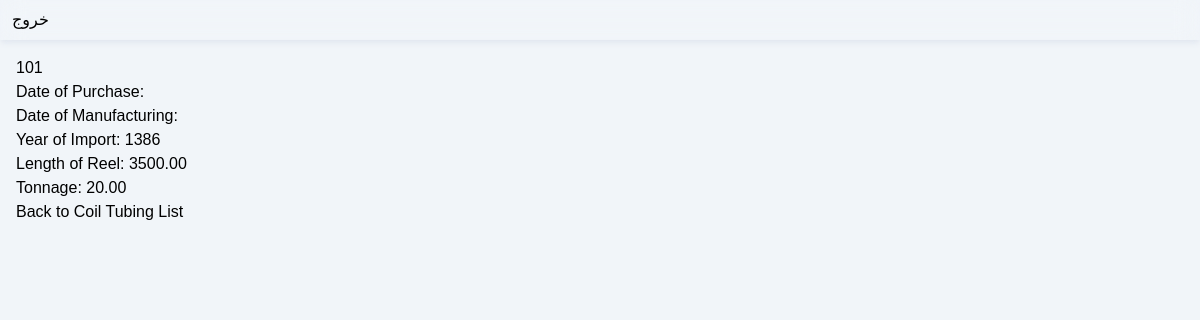
Page /coiltubings/1/ (signed in) on the committed database.
### core/models/coil_tubing.py (models this page shows, shortened)
class CoilTubing(models.Model):
    name = models.CharField(max_length=100, verbose_name="نام دستگاه")
    year_of_import = models.IntegerField(verbose_name="سال واردات")
    length_of_reel = models.DecimalField(max_digits=10, decimal_places=2, verbose_name="طول لوله مغزی")
    tonnage = models.DecimalField(max_digits=10, decimal_places=2, verbose_name="تناژ")
    created = models.DateTimeField(default=timezone.now, verbose_name="تاریخ ایجاد")
    updated = models.DateTimeField(auto_now=True, verbose_name="تاریخ به‌روزرسانی")

### core/views/coil_tubing_views.py (the view)
# urls.py: path('coiltubings/<int:pk>/', coil_tubing_views.CoilTubingDetailView.as_view(), name='coiltubing-detail'),
class CoilTubingDetailView(LoginRequiredMixin, DetailView):
    model = CoilTubing
    template_name = 'core/coiltubing_detail.html'

### core/templates/core/coiltubing_detail.html
{% extends 'base.html' %}
{% block content %}
<h1>{{ object.name }}</h1>
<p>Date of Purchase: {{ object.date_of_purchase }}</p>
<p>Date of Manufacturing: {{ object.date_of_manufacturing }}</p>
<p>Year of Import: {{ object.year_of_import }}</p>
<p>Length of Reel: {{ object.length_of_reel }}</p>
<p>Tonnage: {{ object.tonnage }}</p>
<a href="{% url 'coiltubing-list' %}">Back to Coil Tubing List</a>
{% endblock %}

### core/static/core/css/main.css (style rules this page uses)
body { font-family: Yekan, sans-serif; }

### rows in the picture
CoilTubing: name "101", year_of_import "1386", length_of_reel "3500.00", tonnage "20.00"
